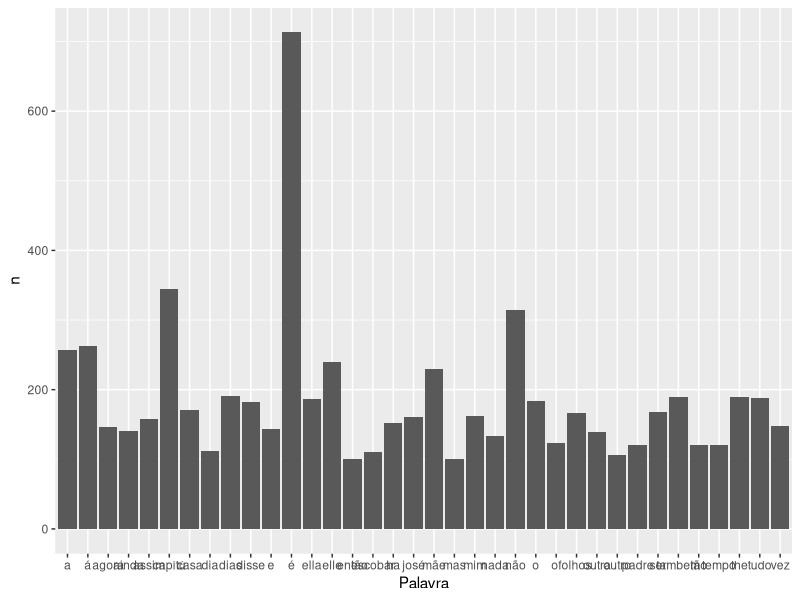
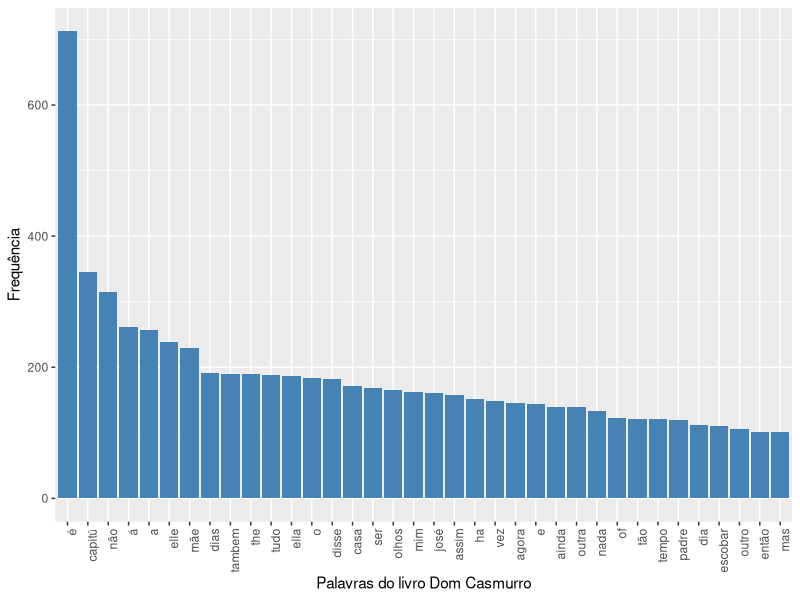
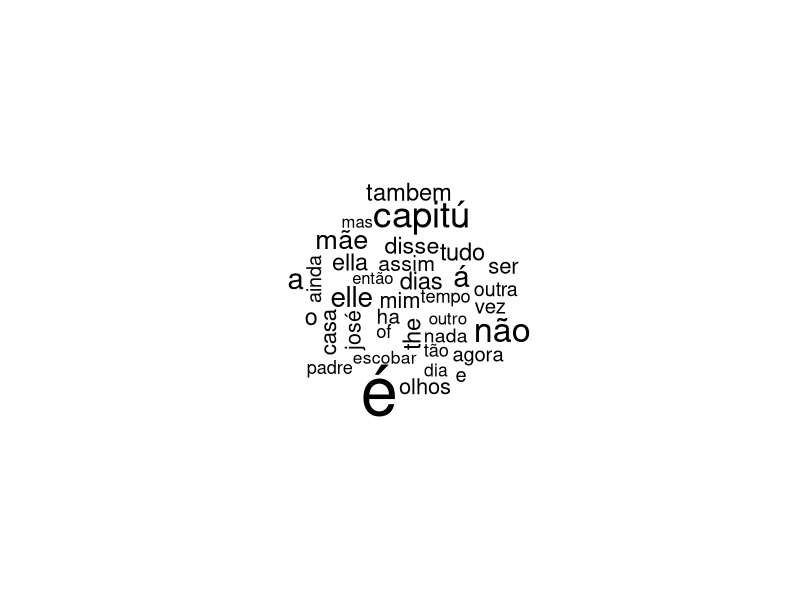

Here is the R script that generated these plots, in order:

# Trabalhando com textos -------------------------------------------------------------------------------------------------------
# Autoria do script: Jeanne Franco ---------------------------------------------------------------------------------------------------------
# Data do script: 30/04/22 -----------------------------------------------------------------------------------------------------------------
# Referência: Curso Udemy ------------------------------------------------------------------------------------------------------------------

# Pacotes necessários ------------------------------------------------------------------------------------------------------------------------

library(tidyverse)
library(tidytext) # Pacote para análise de textos
library(tm) # Pacote para text mining
library(wordcloud) # Nuvem de palavras

# Carregando texto -------------------------------------------------------------------------------------------------------------------------

casmurro <- scan("casmurro.txt", what = "character", sep = "\n", encoding = "UTF-8")

# Manipulando o texto ----------------------------------------------------------------------------------------------------------------------

casmurro[1:30] # Início do texto, até as 30 primeiras linhas.
grep("FIM", casmurro) # Procura a palavra "fim" no texto

casmurro[27:6393] # Linha onde começa o capítulo até o fim do texto

stopwords("pt") # Indica algumas palavras em português ("pt") que não tem muita utilidade 
## para as análises

casmurro <- removeWords(casmurro, stopwords("pt")) # Remove palavras desnecessárias

# Análise do texto - Mineração -------------------------------------------------------------------------------------------------------------------------

grep("Bentinho", casmurro) # Posições onde está a palavra "Bentinho"

length(grep("Bentinho", casmurro)) # Quantas vezes são citadas as palavras
length(grep("Capitú", casmurro))

# Análise do texto - Tidytext --------------------------------------------------------------------------------------------------------------

casmurro <- data.frame("Linha" = 1:length(casmurro), "Texto" = casmurro)
view(casmurro)

casmurro <- unnest_tokens(casmurro, Palavra, Texto) # Coluna palavra substitui coluna 
# texto
view(casmurro)

## Frequência de palavras

freq <- casmurro %>%
  count(Palavra, sort = TRUE)
view(freq)

## As 100 palavras mais frequentes

freq100 <- filter(freq, n > 100) %>%
  arrange(desc(n))
view(freq100)

# Gráfico de frequência --------------------------------------------------------------------------------------------------------------------

ggplot(freq100) +
  geom_col(aes(x = Palavra, y = n))

ggplot(freq100) +
  geom_col(aes(y = n, x = reorder(Palavra, -n)), fill = "Steelblue") +
  labs(y = "Frequência", x = "Palavras do livro Dom Casmurro") +
  theme(axis.text.x = element_text(angle = 90, hjust = 1))

# Nuvem de palavras ------------------------------------------------------------------------------------------------------------------------

wordcloud::wordcloud(freq$Palavra, freq$n, min.freq = 100)             
